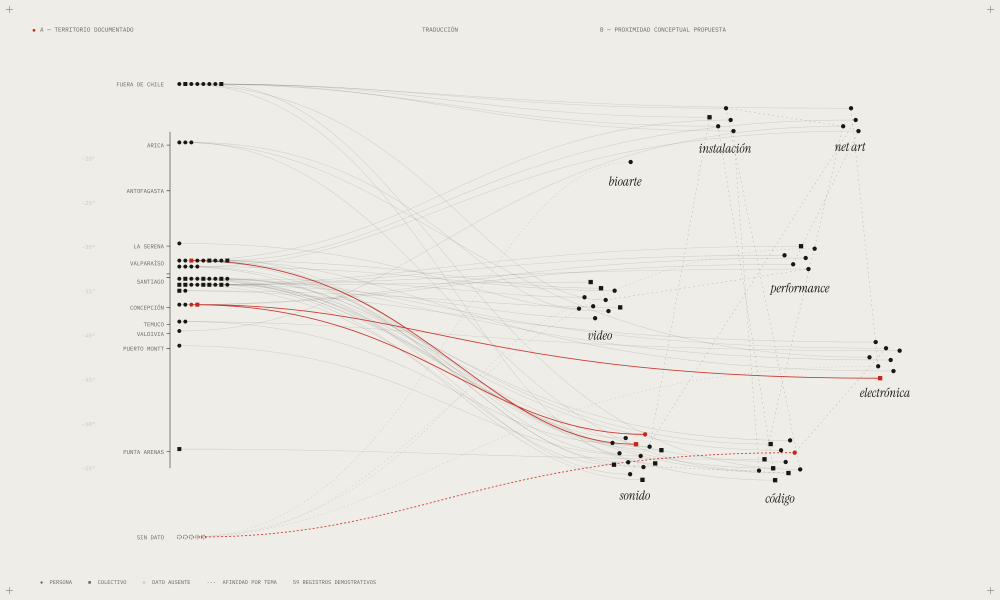
#> input picture mockups/anexo-propuesta-artistica/assets/estudios/espacializacion.png, 3000 x 1800 px, given in place of 01_glosario.png, which was not available (shown at 1/3 size)
$ python preparar.py
#> lines starting #> are read from the running program, lines starting #| are printed output that depends on the picture
"""Prepara las imágenes del anexo: recortes de capturas, versiones JPEG livianas, limpieza de los
elementos de interfaz de Instagram en las referencias y código QR de la versión web.

Uso: python3 src/preparar.py
"""
from pathlib import Path

import qrcode
import qrcode.image.svg
from PIL import Image, ImageDraw

ROOT = Path(__file__).resolve().parents[1]
A = ROOT / 'assets'
OUT = A / 'pdf'
OUT.mkdir(exist_ok=True)
URL = 'https://editor.p5js.org/sebastianmancillah/full/0gzrvNW9W'


def jpg(src, dst, width=None, box=None, q=88):
#> called with dst = 'cap_01_glosario_campo.jpg', width = 1500, box = (0, 276, 3200, 1560), q = 88
    im = Image.open(src).convert('RGB')
#> im is the input picture: PIL image 3000x1800 RGB; mean R, G, B 236, 234.6, 228.6
    if box:
        im = im.crop(box)
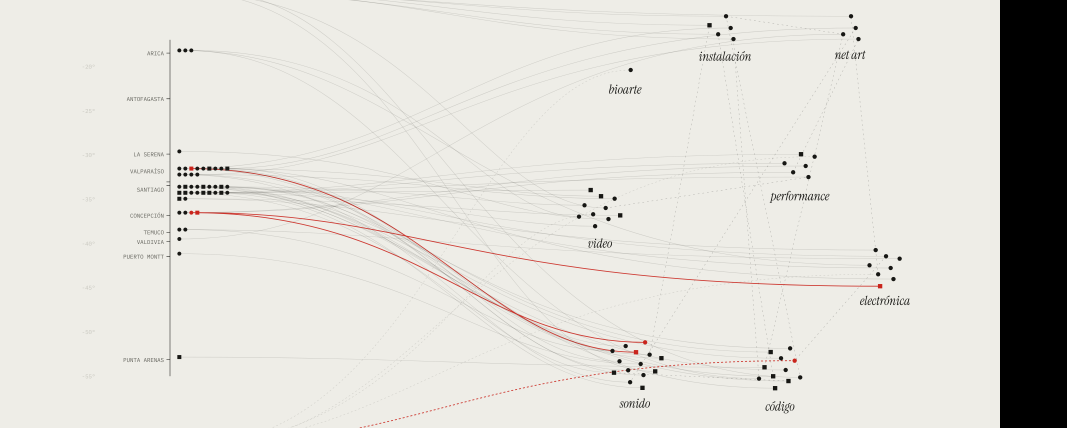
#> im: PIL image 3200x1284 RGB (shown at 1/3 size); mean R, G, B 220.8, 219.3, 213.7
    if width and im.width > width:
        im = im.resize((width, round(im.height * width / im.width)), Image.LANCZOS)
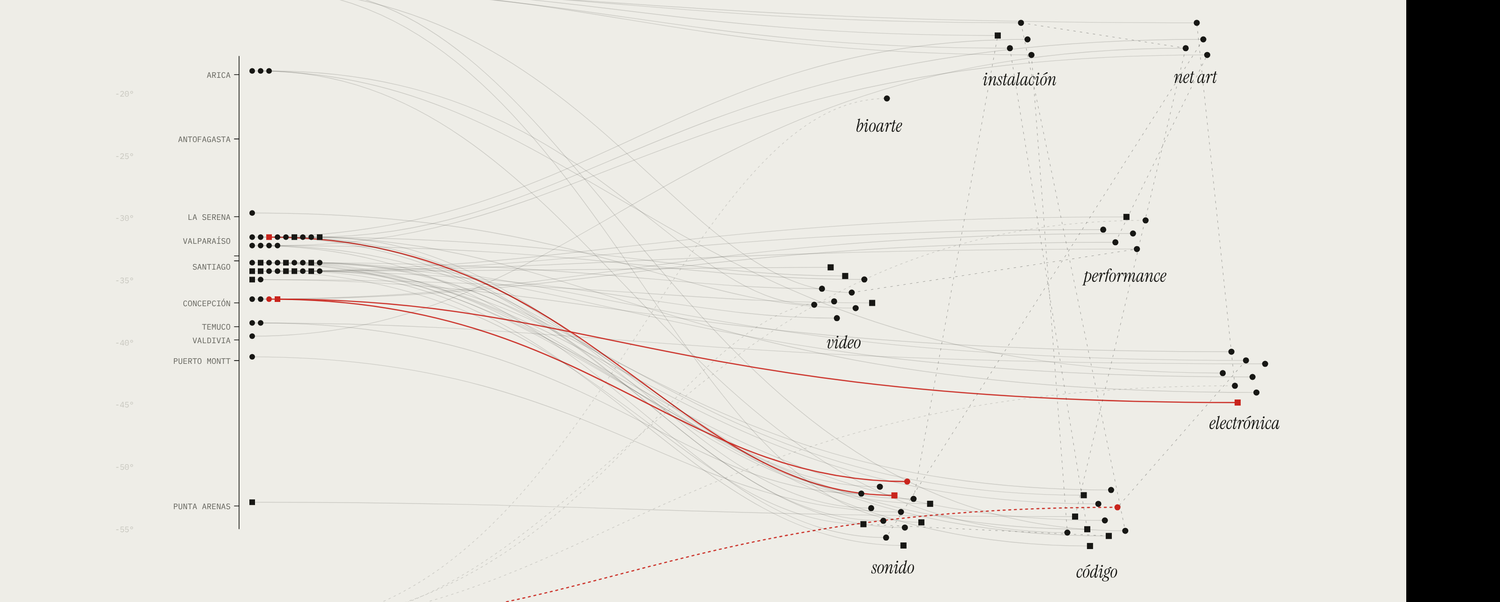
#> im: PIL image 1500x602 RGB; mean R, G, B 220.8, 219.3, 213.7
    im.save(OUT / dst, quality=q, optimize=True, progressive=True)


# capturas (3200 × 1800): campo del mapa sin cabecera ni controles, y versiones completas
CAMPO = (0, 276, 3200, 1560)
for n in ['01_glosario', '02_tema_peso', '03_radar', '04_invisibles', '05_mapa', '07_volumen', '10_emergente', '08_ficha_latentes', '09_latente', '06_mapa_lugar']:
    jpg(A / f'capturas/{n}.png', f'cap_{n}_campo.jpg', 1500, CAMPO)
#> pass 2 of the loop `for n in ['01_glosario', '02_tema_peso', '03_radar', '04_invisibles', ..`:
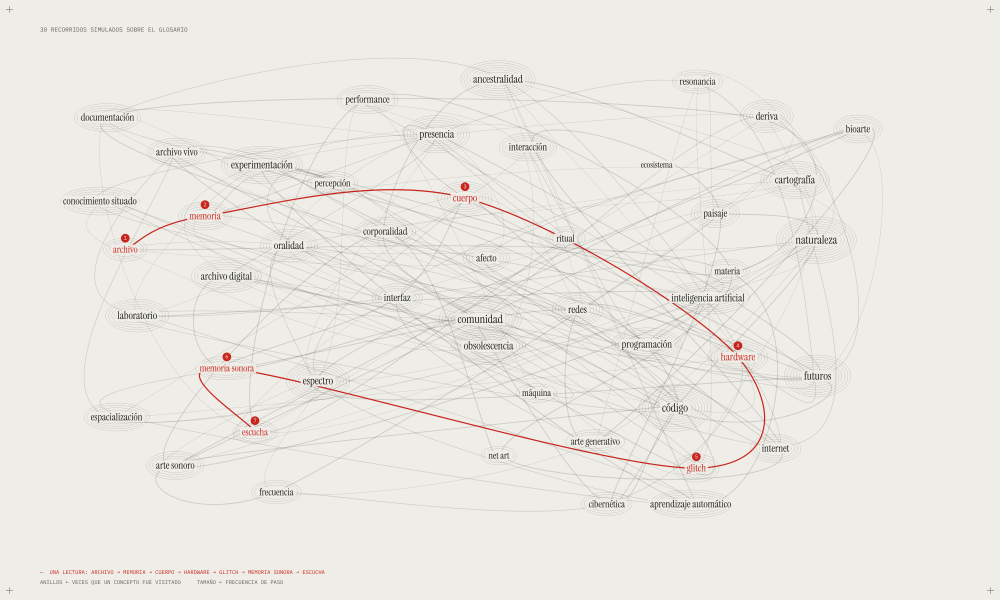
#> input picture mockups/anexo-propuesta-artistica/assets/estudios/recorridos.png, 3000 x 1800 px, given in place of 02_tema_peso.png, which was not available (shown at 1/3 size)
#> in jpg, im is the input picture: PIL image 3000x1800 RGB; mean R, G, B 234.1, 232.5, 226.5
#> in jpg (call 2), `im = im.crop(box)`:
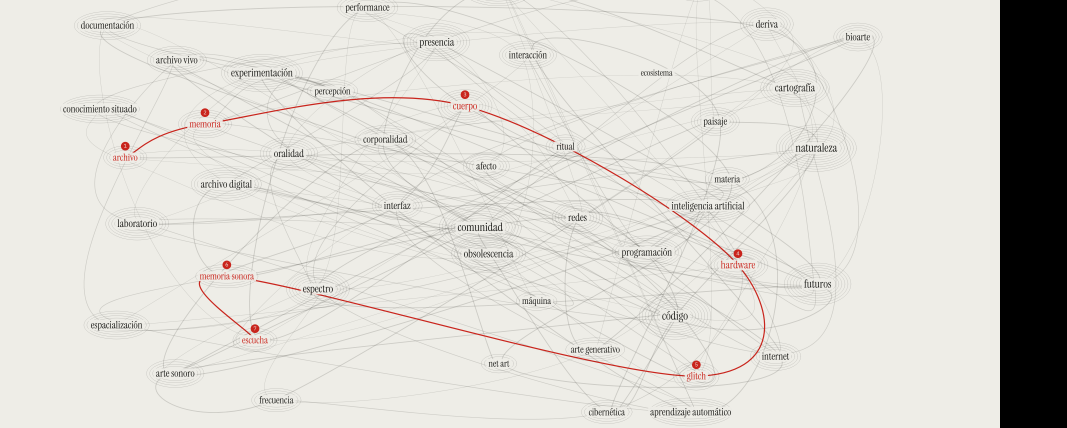
#> im: PIL image 3200x1284 RGB (shown at 1/3 size); mean R, G, B 218.4, 216.6, 211
#> in jpg (call 2), `im = im.resize((width, round(im.height * width / im.width)), Image.LAN..`:
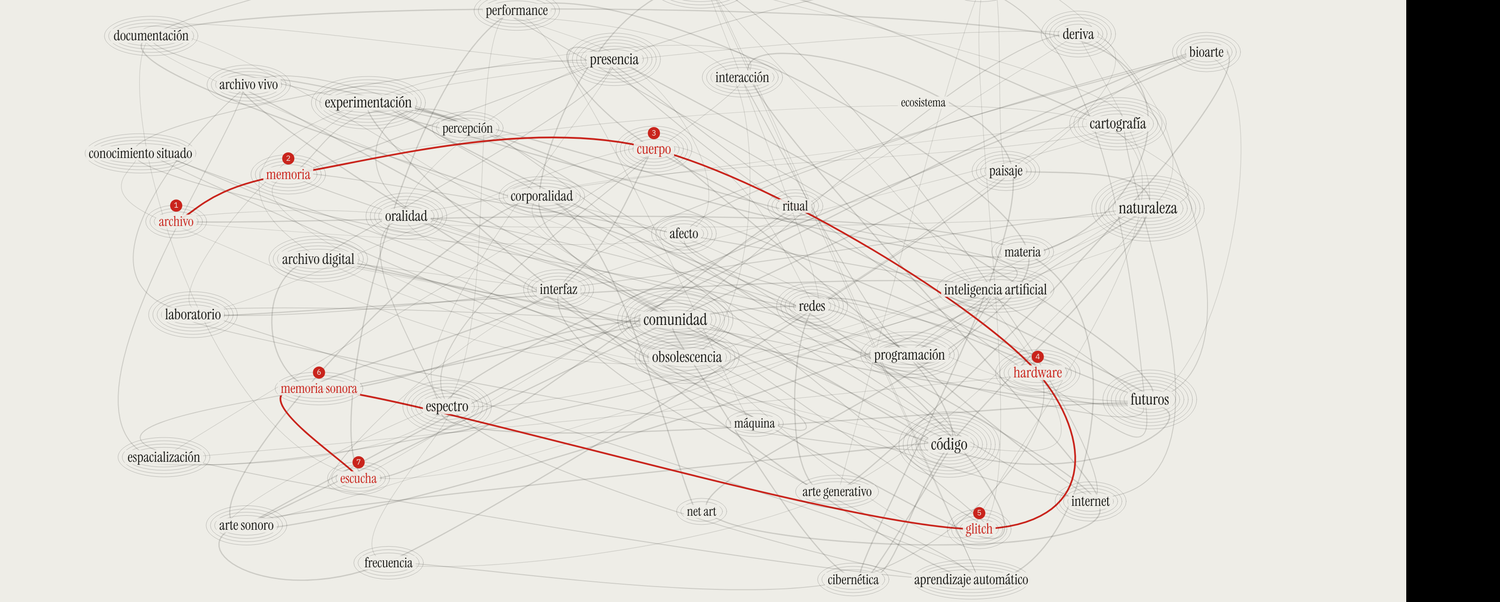
#> im: PIL image 1500x602 RGB; mean R, G, B 218.4, 216.6, 211.1
#> (the run stopped early here; a loop or call above may not have finished)
